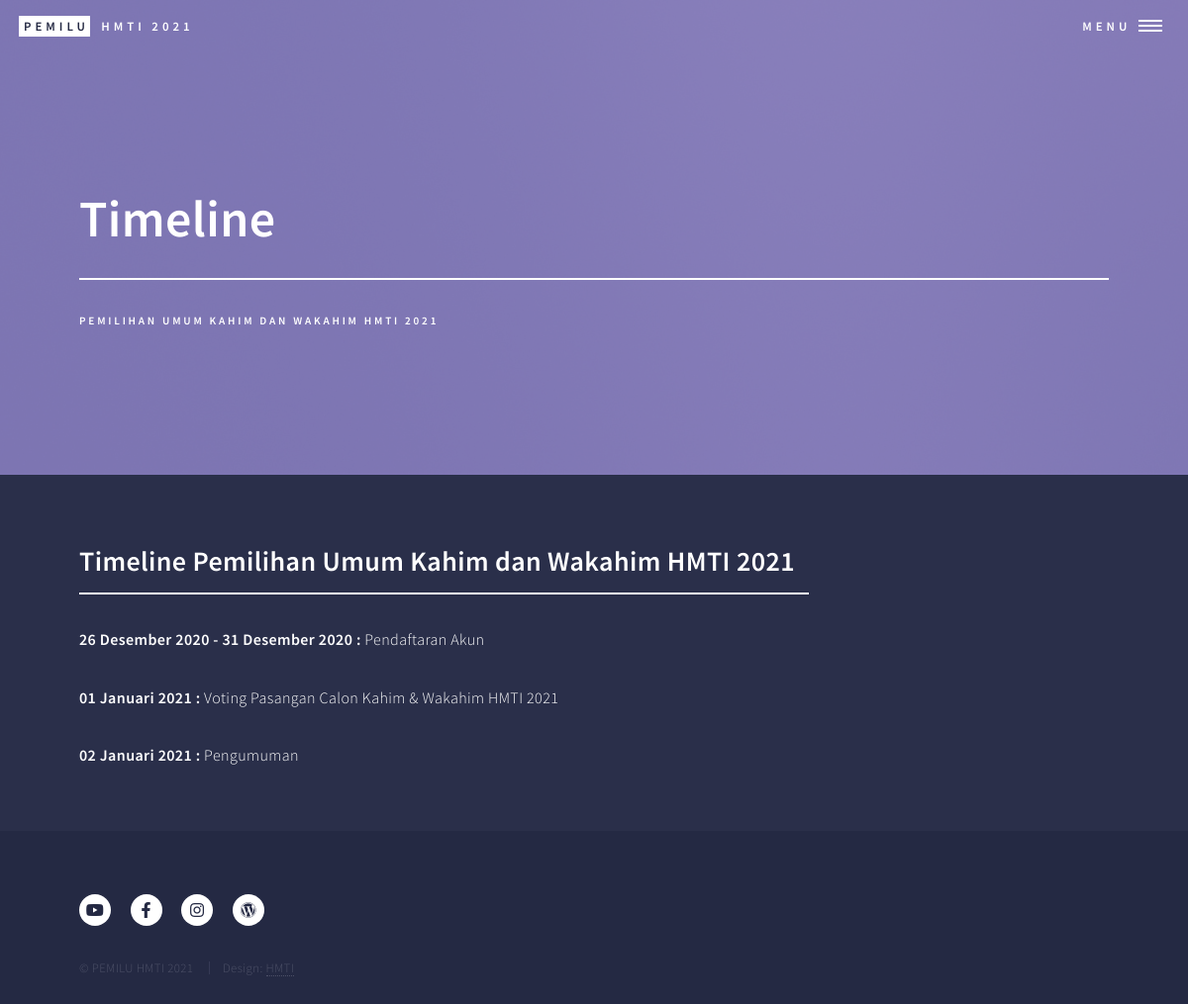
/timeline.php (signed in), run on the app's committed database.
### tables this page shows
CREATE TABLE `timeline` (
  `id_timeline` int(11) NOT NULL,
  `tanggal_mulai` date NOT NULL,
  `tanggal_akhir` date NOT NULL,
  `kegiatan` varchar(250) NOT NULL
);

### admin/includes/library.php (called while the page is built, shortened)
<?php
function Indonesia2Tgl($tanggal){
	$namaBln = array("01" => "Januari", "02" => "Februari", "03" => "Maret", "04" => "April", "05" => "Mei", "06" => "Juni",
					 "07" => "Juli", "08" => "Agustus", "09" => "September", "10" => "Oktober", "11" => "November", "12" => "Desember");
	$tgl=substr($tanggal,8,2);
	$bln=substr($tanggal,5,2);
	$thn=substr($tanggal,0,4);
	$tanggal ="$tgl ".$namaBln[$bln]." $thn";
	return $tanggal;
}
?>

### timeline.php (the view, shortened to what this page needs)
<?php
include('admin/includes/config.php');
include('admin/includes/library.php');
?>
<!DOCTYPE HTML>
<html>
<head>
	<link rel="stylesheet" href="assets/css/main.css" />
</head>
<body class="is-preload">
	<div id="wrapper">
		<header id="header" class="alt">
			<a href="beranda.html" class="logo"><strong>Pemilu</strong> <span>HMTI 2021</span></a>
			<nav>
				<a href="#menu">Menu</a>
			</nav>
		</header>
		<section id="banner" class="style2">
			<div class="inner">
				<header class="major">
					<h1>Timeline</h1>
				</header>
				<div class="content">
					<p>Pemilihan Umum Kahim dan Wakahim HMTI 2021</p>
				</div>
			</div>
		</section>
		<div id="main">
			<section id="one">
				<div class="inner">
					<header class="major">
						<h2>Timeline Pemilihan Umum Kahim dan Wakahim HMTI 2021</h2>
					</header>
					<?php
						$sqltimeline = "SELECT * FROM timeline ORDER BY tanggal_mulai ASC";
						$querytimeline = mysqli_query($koneksidb,$sqltimeline);
						while ($result = mysqli_fetch_array($querytimeline)){
							if($result['tanggal_akhir'] == '0000-00-00'){ ?>
								<p><b><?php echo Indonesia2Tgl($result['tanggal_mulai']);?> :</b> <?php echo htmlentities($result['kegiatan']);?></p>
								<?php
							}
							else{ ?>
								<p><b><?php echo Indonesia2Tgl($result['tanggal_mulai']);?> - <?php echo Indonesia2Tgl($result['tanggal_akhir']);?> :</b> <?php echo htmlentities($result['kegiatan']);?></p>
							<?php
							}
					?>
					<?php
						}?>
				</div>
			</section>
		</div>
		<footer id="footer">
			<div class="inner">
				<ul class="icons">
					<li><a href="https://www.youtube.com/channel/UCBWvors8mO16aa-GCyscrKw"
							class="icon brands alt fa-youtube"><span class="label">Twitter</span></a></li>
					<li><a href="https://www.facebook.com/HMTIFTunlam/" class="icon brands alt fa-facebook-f"></a></li>
					<li><a href="https://www.instagram.com/hmti_ftulm/" class="icon brands alt fa-instagram"></a></li>
					<li><a href="https://www.hmti.ft.ulm.ac.id/" class="icon brands alt fa-wordpress"></a></li>
				</ul>
				<ul class="copyright">
					<li>&copy; PEMILU HMTI 2021</li>
					<li>Design: <a href="https://www.hmti.ft.ulm.ac.id/">HMTI</a></li>
				</ul>
			</div>
		</footer>
	</div>
</body>
</html>

### data on the page
timeline: tanggal_mulai "26 Desember 2020", tanggal_akhir "31 Desember 2020", kegiatan "Pendaftaran Akun"
timeline: tanggal_mulai "01 Januari 2021", kegiatan "Voting Pasangan Calon Kahim & Wakahim HMTI 2021"
timeline: tanggal_mulai "02 Januari 2021", kegiatan "Pengumuman"
